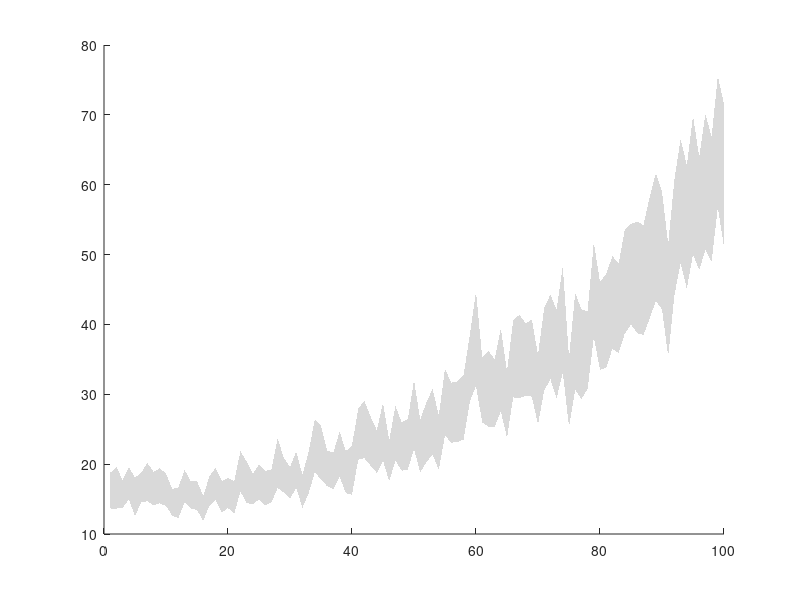

This figure's MATLAB source: (Note: this script raises an error after producing the figure.)
function plotAgentComparisonWithCI()

allReward1 = zeros(100,100);
allReward2 = zeros(100,100);

data = load("DQN1/SLDRL_MultiResults.mat");
allReward1(1:40,:) = data.allRewardsDQN;
allReward2(1:40,:) = data.allRewardsSLDRL;

data2 = load("DQN2/SLDRL_MultiResults.mat");
allReward1(41:60,:) = data2.allRewardsDQN;
allReward2(41:60,:) = data2.allRewardsSLDRL;

data3 = load("DQN3/SLDRL_MultiResults.mat");
allReward1(61:100,:) = data3.allRewardsDQN;
allReward2(61:100,:) = data3.allRewardsSLDRL;

% Ortalamalar
mean1 = mean(allReward1, 1);
mean2 = mean(allReward2, 1);

% Std ve %95 güven aralığı
std1 = std(allReward1, 0, 1);
std2 = std(allReward2, 0, 1);

n = size(allReward1,1);
ci95 = 1.96 / sqrt(n);
ub1 = mean1 + ci95 * std1;
lb1 = mean1 - ci95 * std1;
ub2 = mean2 + ci95 * std2;
lb2 = mean2 - ci95 * std2;

% Grafik
episodes = 1:size(allReward1,2);
figure;
hold on;

% Önce güvenlik aralıklarını çiz

h1 = fill([episodes fliplr(episodes)], [ub1 fliplr(lb1)], [0.75 0.75 0.75], ...
    'EdgeColor','none', 'FaceAlpha',0.6, 'DisplayName','');

h1.Annotation.LegendInformation.IconDisplayStyle = 'off';

h2 = fill([episodes fliplr(episodes)], [ub2 fliplr(lb2)], [0.75 0.75 0.75], ...
    'EdgeColor','none', 'FaceAlpha',0.6, 'DisplayName','');

h2.Annotation.LegendInformation.IconDisplayStyle = 'off';

% Sonra ortalama çizgileri en üstte çiz
plot(episodes, mean1, 'b', 'LineWidth', 2, 'DisplayName','Pure DRL Agent', 'Color', [0 0 0]);
plot(episodes, mean2, 'r', 'LineWidth', 2, 'DisplayName','SLDRL Agent', 'Color', [0.5 0.5 0.5]);

xlabel("Episode");
ylabel("Reward");
legend('Location','best');
title("SLDRL Agent vs Pure DRL Agent - Mean Reward");
grid on;
hold off;

figure;
hold on;

copyRatios = zeros(100,100);

data7 = load("SLDRL1/SLDRL_MultiResults.mat");
copyRatios(1:40,:) = data7.allCopyRatiosSLDRL;

data8 = load("SLDRL2/SLDRL_MultiResults.mat");
copyRatios(41:60,:) = data8.allCopyRatiosSLDRL;

data9 = load("SLDRL3/SLDRL_MultiResults.mat");
copyRatios(61:100,:) = data9.allCopyRatiosSLDRL;

mean3 = mean(copyRatios, 1);

std3 = std(copyRatios, 0, 1);
n = size(copyRatios,1);
ci95 = 1.96 / sqrt(n);
ub3 = mean3 + ci95 * std3;
lb3 = mean3 - ci95 * std3;


h3 = fill([episodes fliplr(episodes)], [ub3 fliplr(lb3)], [0.75 0.75 0.75], ...
     'EdgeColor','none', 'FaceAlpha',0.6, 'DisplayName','');

h3.Annotation.LegendInformation.IconDisplayStyle = 'off';

plot(episodes, mean3, 'b', 'LineWidth', 2, 'DisplayName','Pure DRL Agent', 'Color', [0 0 0]);
grid on;

xlabel('Episode');
ylabel('Ratio of enacted actions');
legend('Enact ratio');
title('Ratio of Enacted Actions for SLDRL Agent')

end
